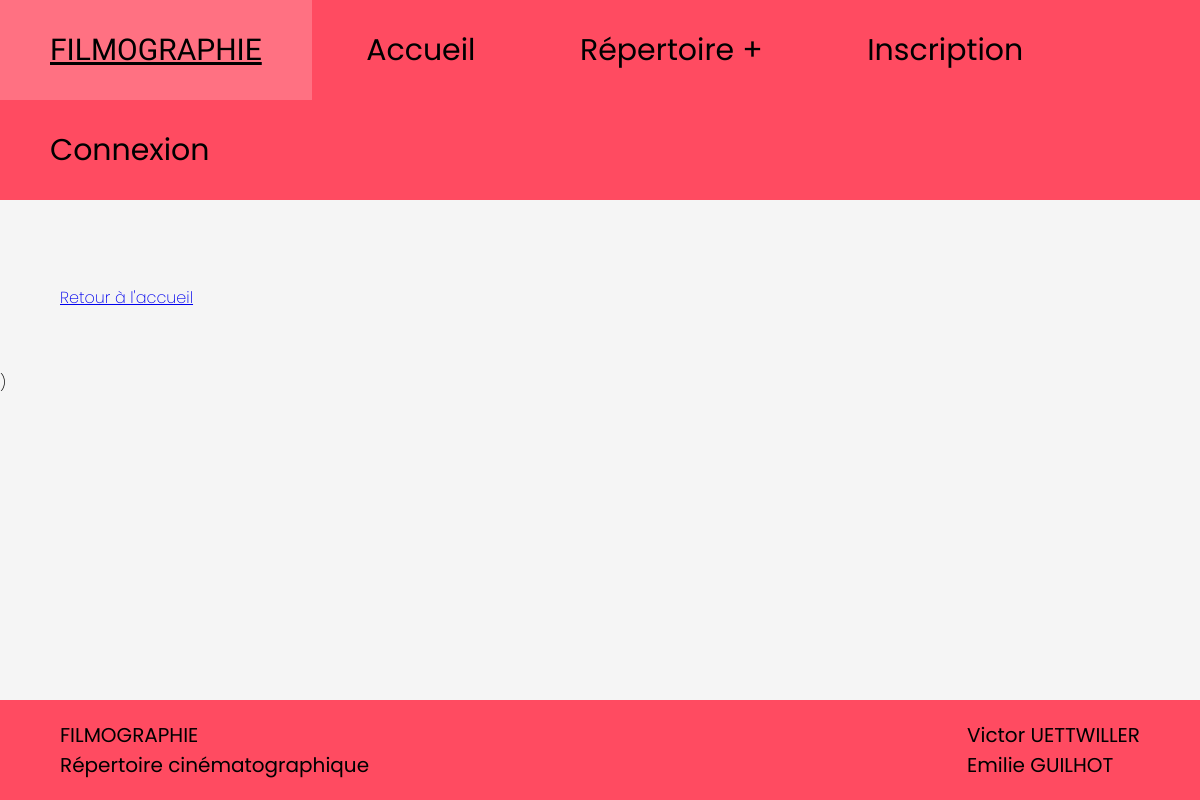
Before: /webapp/show_type/ with the older database file.
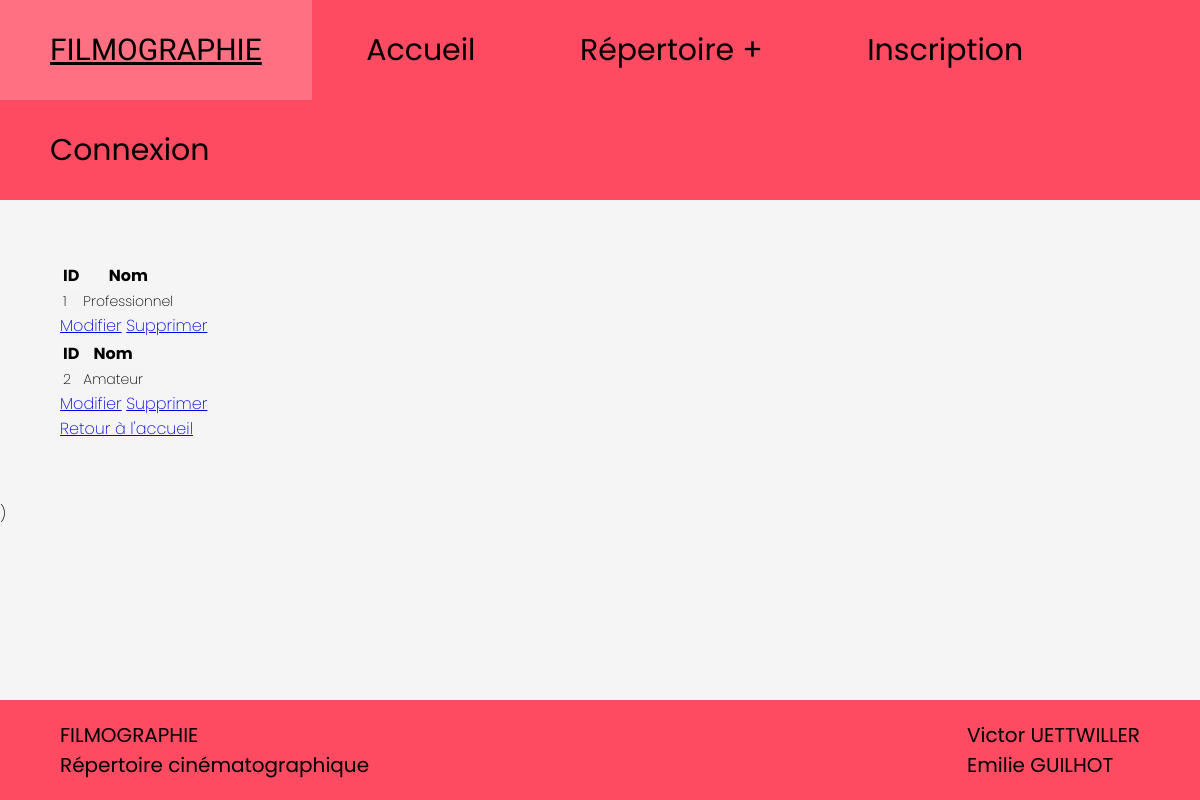
After: the same page with the newer database file.
### webapp/models.py (models this page shows)
class Type(models.Model):
    type = models.CharField(max_length=50)
    def __str__(self):
        chaine = f"{self.type}"
        return chaine

### webapp/views.py (the view)
# urls.py: path('show_type/', views.show_type),
def show_type(request):
    queryset = models.Type.objects.all()
    print(queryset)
    print(len(queryset))
    return render(request,"webapp/show_type.html",{"webapp_type" : queryset})

### webapp/templates/webapp/show_type.html
{% extends "webapp/squelette.html" %}
        {% block content %}
<section>
    {% for type in webapp_type %}
    <table class="table is-fullwidth is-hoverable">
        <thead>
          <tr>
            <th>ID </th>
            <th>Nom </th>
          </tr>
        </thead>
        <tbody>
          <tr>
            <td>{{type.id}}</td>
            <td>{{type.type}}</td>
          </tr>
        </tbody>
      </table>
      <a href="/webapp/modif/act/{{type.id}}",class='bouton'>Modifier</a>
      <a href="/webapp/delete/act/{{type.id}}",class='bouton'>Supprimer</a>
{% endfor %}
<br>
<a href='/webapp/index'class="bouton">Retour à l'accueil</a>
{% endblock %}

### webapp/templates/webapp/squelette.html (shortened to what this page needs)
<html>
    <head>
        {% load static %}
        <link rel="stylesheet" type="text/css" href='{%static "webapp/squelette.css" %}'>
        <section class="titre">
    </head>
    <header>
        <nav>
            <ul class="navbar">
                <li style="font-family: 'Kdam Thmor Pro', sans-serif; text-decoration: underline; text-decoration-color: black;"><a href="/webapp/index/">FILMOGRAPHIE</a></li>
                <li><a href="/webapp/index/" class="clic">Accueil</a></li>
                <li>
                    <a href="#" class="clic">Répertoire</a>
                </li>
                {% if user.is_authenticated %}
                <li>
                    <a href="#" class="clic">Ajouter</a>
                    <ul>
                        <li><a href="/webapp/ajout_film" class="petit">Films</a></li>
                        <li><a href="/webapp/ajout_categorie" class="petit">Catégories</a></li>
                        <li><a href="/webapp/ajout_acteur" class="petit">Acteurs</a></li>
                        <li><a href="/webapp/ajout_realisateur" class="petit">Réalisateurs</a></li>
                    </ul>
                </li>
                    <li><a href="{% url 'logout' %}">Déconnexion</a></li>
                    <li>Bonjour {{ user.username }}!</li>
                {% else %}
                <li><a href="/webapp/accounts/register" class="clic">Inscription</a></li>
                <li><a href="/webapp/accounts/login" class="clic">Connexion</a></li>
                {% endif %}
            </ul>
        </nav>
    </header>
    <body>
        <div class=contenu>
            {% block content %}
            {% endblock %}
        </div>
    </body>
    <footer>
        <p class=gauche>FILMOGRAPHIE<br>Répertoire cinématographique</p>
        <p class=droite>Victor UETTWILLER<br>Emilie GUILHOT</p>
    </footer>
</html>)

### webapp/static/webapp/squelette.css (style rules this page uses)
body { background-color: whitesmoke; color: rgb(0, 0, 0); font-family: 'Poppins'; font-weight: 200; margin: 0; text-decoration: none; list-style-type: none; }
.contenu { padding: 5%; }
nav { display: flex; margin: 0 0; background-color: #FF4B61; top: 0; }
nav .navbar { padding: 0; margin: 0; list-style: none; position: relative; }
nav .navbar li { display:inline-block; background-color: #FF4B61; }
nav a { display:block; padding:0 50px; color: black; font-weight: 400; list-style-type: none; text-decoration: none; font-size:30px; line-height: 100px; }
li > a:after { content: ' +'; }
li > a:only-child:after { content: ''; }
footer { position: absolute; bottom: 0; width: 100%; display: flex; justify-content: space-between; background-color: #FF4B61; font-weight: 400; color: black; font-size: 20px; }
.gauche { display: block; justify-content: left; padding-left: 60px; }
.droite { display: block; justify-content: right; padding-right: 60px; }
tbody { font-family: 'Poppins'; font-weight: 200; font-size: 14px; line-height: 18px; background: #f4f4f4; }

Changed rows visible on the page:
added Type: id "1", type "Professionnel"
added Type: id "2", type "Amateur"
